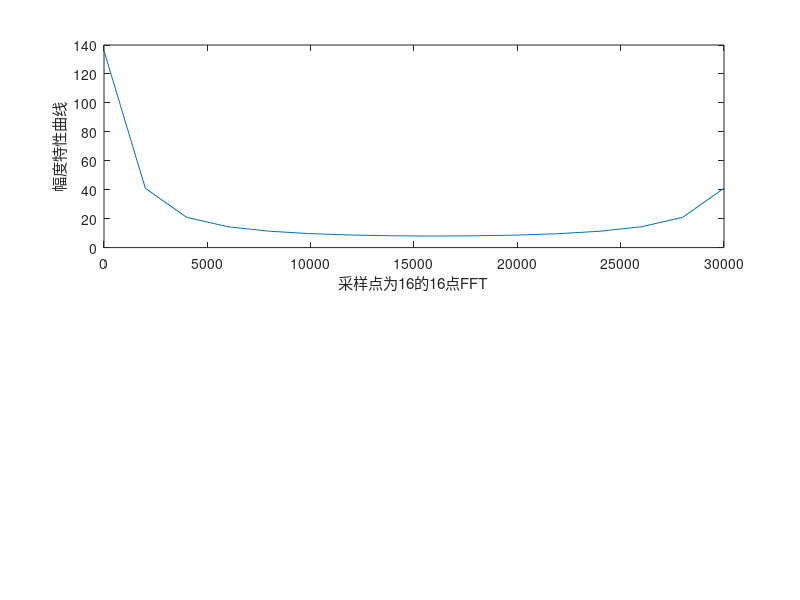

Write MATLAB code to recreate this figure. (Note: this script raises an error after producing the figure.)
%sampling_16 points

clear;
N=16;
f1=6500;
f2=7000;
f3=9000;

fs=32000;

ws=2*pi*fs;

T=1/fs;
n=0:N-1;
x=cos(2*pi*f1*n*T)+5*cos(2*pi*f2*n*T)+cos(2*pi*f3*n*T);
y=(1:N);
z=fft(y,N);
w=((0:N-1)*ws/N)/(2*pi);
subplot(2,1,1);
plot(w,abs(z));
ylabel('幅度特性曲线');xlabel('采样点为16的16点FFT');
y2=[x(1:N) zeros(1,L-N)];
z2=fft(y2,L);
w=((0:L-1)*ws/L)/(2*pi);
subplot(2,1,2);
plot(w,abs(z2));
ylabel('幅度特性曲线');xlabl('采样点为16补零到256后的256点FFT');